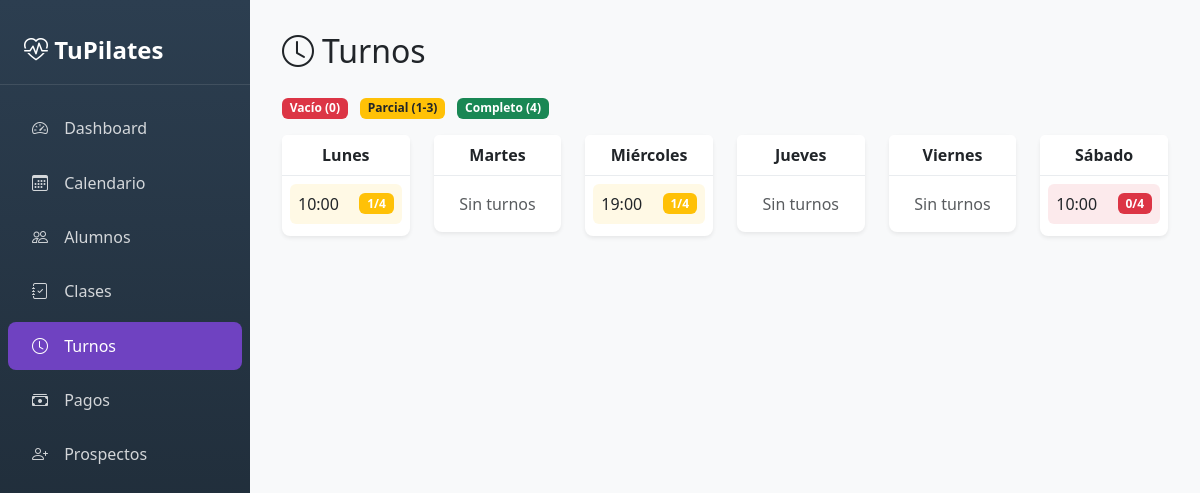
The page /panel/turnos/ on the database its author committed.
### Pilapp/models.py (models this page shows, shortened)
class Turno(models.Model):
    DIAS_CHOICES = [
        ('Lunes', 'Lunes'),
        ('Martes', 'Martes'),
        ('Miércoles', 'Miércoles'),
        ('Jueves', 'Jueves'),
        ('Viernes', 'Viernes'),
        ('Sábado', 'Sábado'),
    ]
    id_turno = models.AutoField(primary_key=True)
    horario = models.TimeField()
    dia = models.CharField(max_length=10, choices=DIAS_CHOICES)

### Pilapp/views_panel.py (the view)
def panel_turnos(request):
    from .models import AlumnoPaqueteTurno
    turnos = Turno.objects.all().order_by('dia', 'horario')
    conteo = {}
    asignaciones = AlumnoPaqueteTurno.objects.filter(
        id_alumno_paquete__estado='activo'
    ).values('id_turno').annotate(total=Count('id_turno'))
    for a in asignaciones:
        conteo[a['id_turno']] = a['total']
    for turno in turnos:
        turno.ocupados = conteo.get(turno.id_turno, 0)
        if turno.ocupados == 0:
            turno.estado_color = 'danger'  # rojo
        elif turno.ocupados >= 4:
            turno.estado_color = 'success'  # verde
        else:
            turno.estado_color = 'warning'  # amarillo
    turnos_por_dia = {}
    orden_dias = ['Lunes', 'Martes', 'Miércoles', 'Jueves', 'Viernes', 'Sábado']
    for turno in turnos:
        turnos_por_dia.setdefault(turno.dia, []).append(turno)
    turnos_ordenados = [(dia, turnos_por_dia.get(dia, [])) for dia in orden_dias]
    return render(request, 'admin_panel/turnos.html', {
        'turnos_por_dia': turnos_ordenados,
    })

### Pilapp/templates/admin_panel/turnos.html (shortened to what this page needs)
{% extends 'admin_panel/base.html' %}
{% block content %}
<div class="d-flex justify-content-between align-items-center mb-4">
    <h2 class="mb-0"><i class="bi bi-clock me-2"></i>Turnos</h2>
</div>
<div class="mb-3">
    <span class="badge bg-danger me-2">Vacío (0)</span>
    <span class="badge bg-warning text-dark me-2">Parcial (1-3)</span>
    <span class="badge bg-success me-2">Completo (4)</span>
</div>
<div class="row g-4">
    {% for dia, turnos in turnos_por_dia %}
    <div class="col-md-4 col-lg-2">
        <div class="card">
            <div class="card-header text-center">
                <strong>{{ dia }}</strong>
            </div>
            <div class="card-body p-2">
                {% if turnos %}
                    {% for turno in turnos %}
                    <div class="d-flex justify-content-between align-items-center p-2 mb-1 rounded bg-{{ turno.estado_color }} bg-opacity-10 turno-clickeable"
                         style="cursor: pointer;"
                         data-bs-toggle="modal"
                         data-bs-target="#modalTurno"
                         data-turno-id="{{ turno.id_turno }}"
                         data-turno-dia="{{ turno.dia }}"
                         data-turno-hora="{{ turno.horario|time:'H:i' }}"
                         data-turno-ocupados="{{ turno.ocupados }}">
                        <span>{{ turno.horario|time:"H:i" }}</span>
                        <span class="badge bg-{{ turno.estado_color }}">
                            {{ turno.ocupados }}/4
                        </span>
                    </div>
                    {% endfor %}
                {% else %}
                    <p class="text-muted text-center mb-0 py-2">Sin turnos</p>
                {% endif %}
            </div>
        </div>
    </div>
    {% endfor %}
</div>
{% endblock %}

### Pilapp/templates/admin_panel/base.html (style rules this page uses)
:root { --sidebar-width: 250px; --primary-color: #6f42c1; --secondary-color: #e9ecef; }
body { min-height: 100vh; background-color: #f8f9fa; }
.card { border: none; box-shadow: 0 0.125rem 0.25rem rgba(0,0,0,0.075); border-radius: 0.5rem; }
.card-header { background-color: #fff; border-bottom: 1px solid #e9ecef; font-weight: 600; }

### rows shown on the page
Turno: dia "Lunes", horario "10:00", ocupados "1"
Turno: dia "Miércoles", horario "19:00", ocupados "1"
Turno: dia "Sábado", horario "10:00", ocupados "0"

### other values the page prints
{{ dia }} "Martes" "Jueves" "Viernes"
